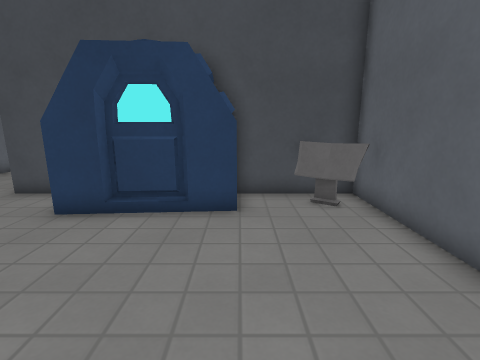
view 1 (above)

17 first-person views from a walk through a 3-D level made in the Godot game engine. The camera is 1.2 m above the floor, tilts 12° down and sees 85° across. The floor is counted in squares, 0.5 m on a side. Each view is taken from the middle of a square. On the plan, view 1 faces up. The plan holds only what a view shows up to about 18 squares ahead; the rest is blank. Surface patterns are stand-ins for the level's own textures.

view 2
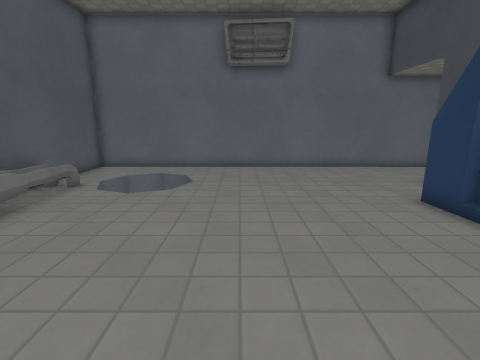

view 3
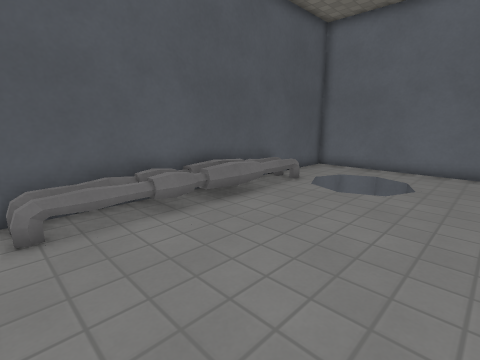

view 4
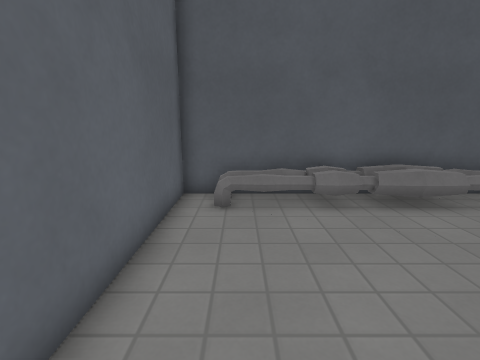

view 5
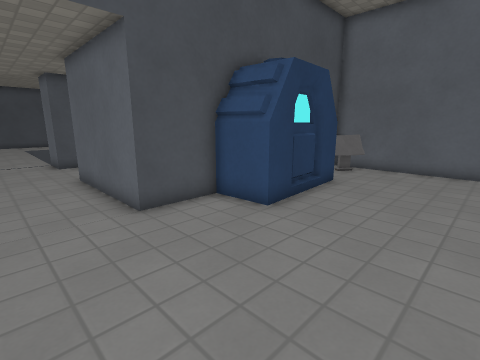

view 6
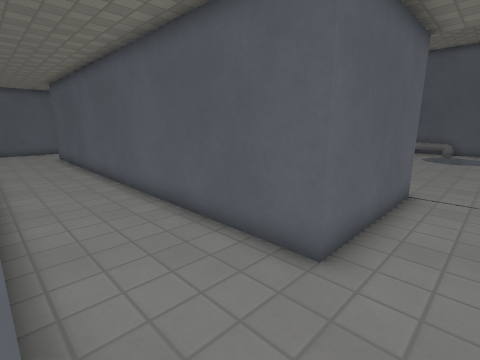

view 7
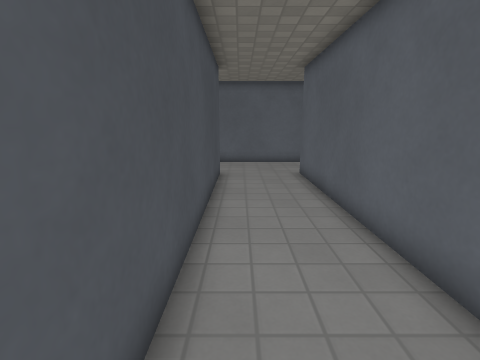

view 8
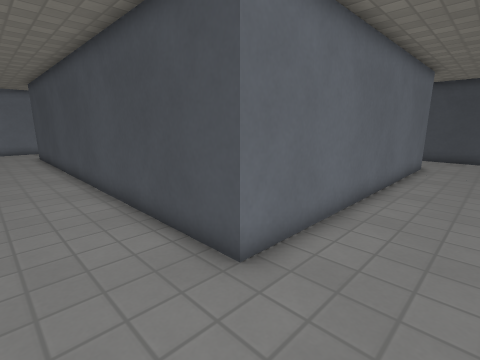

view 9
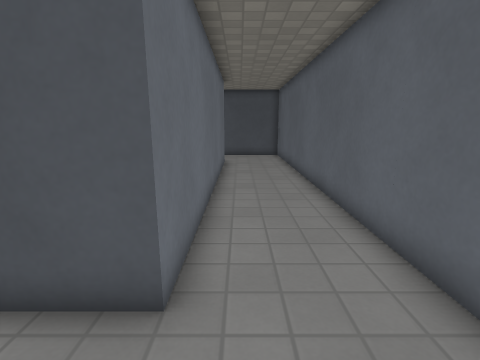

view 10
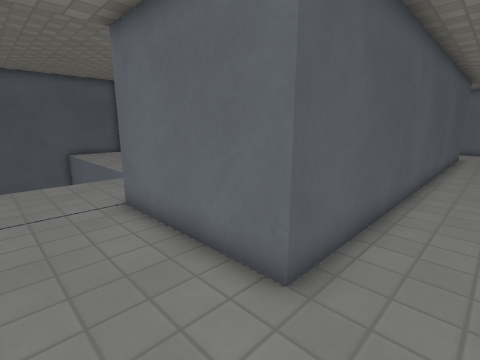

view 11
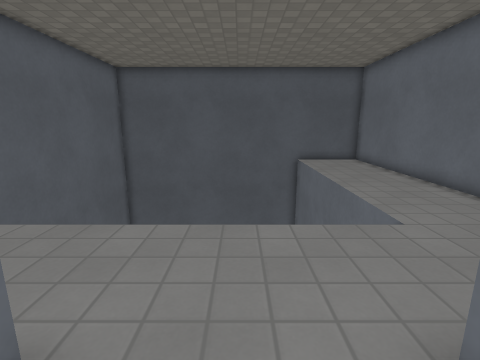

view 12
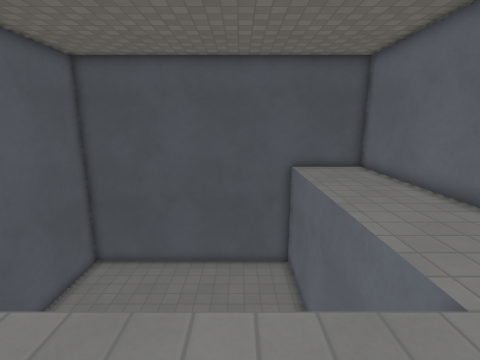

view 13
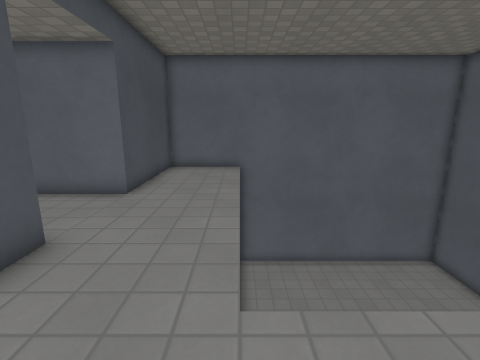

view 14
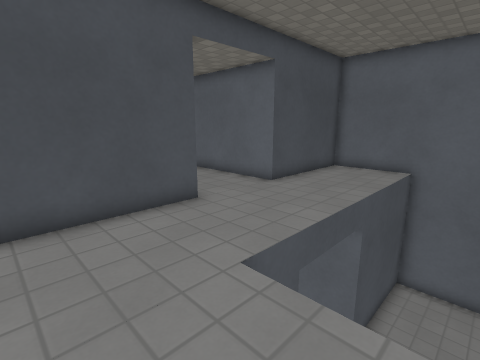

view 15
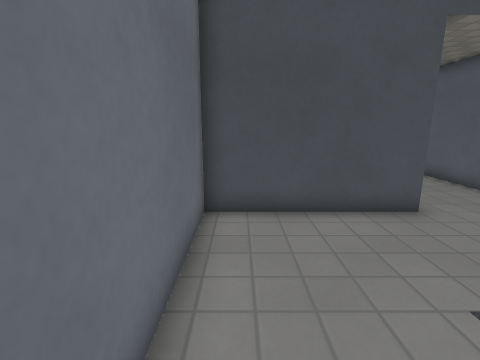

view 16
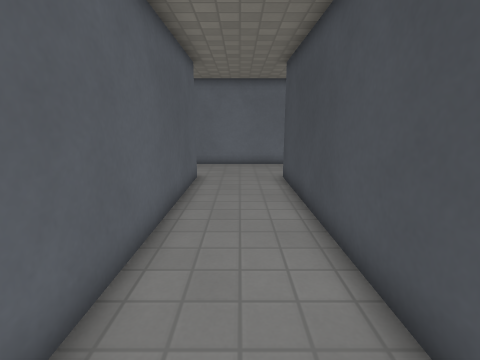

view 17
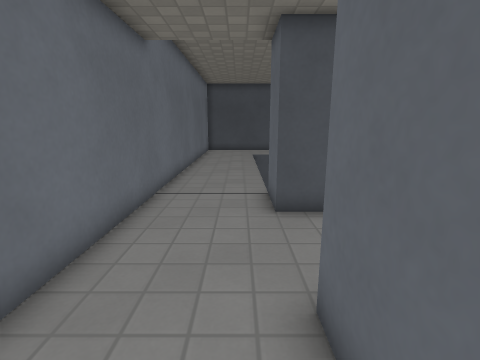

### Floor plan
Key: @ floor where view 1 was taken; # wall or solid block; . floor; ≈ lava the walk keeps out of; v drop or lower ground; G generator; O other object.
Columns run from 12 left of view 1 to 22 right of it. Each row starts with its distance up from view 1.
 37                        ####
 36                         ...
 35                         ...
 34                         ....#
 33                         #...#
 32                         #...#
 31 #                       #...#
 30 #...                    #...#
 29 #...v                   #...#
 28 #...v                   #...#
 27 #...v                   #...#
 26 #...v                   #...#
 25 #...v                   #...#
 24 #...v                   #...#
 23 #...v                   #...#
 22 #...v                   #...#
 21 #...#                   #...#
 20 #...#                   #...#
 19 #...#####################...#
 18 #...........................#
 17 #...........................#
 16 #...........................#
 15 #...#####################...#
 14 #...#                   #...#
 13 #...#                   #...#
 12 #...#                   #...#
 11 #...#                   #...#
 10 #...#                   #...#
  9 #...###G    #############...#######
  8 #......G   G .OO###...............#
  7 #......GGGGGG..O###...............#
  6 #...............# #...............#
  5 #...............# #....vvvvvvvvvvv#
  4 #...............# #...v       vvvv#
  3 #...............# #...v       vvvv#
  2 #...............  #...v       vvvv#
  1 #............. .  #...v       vvvv#
  0 #...........@...# #...v       vvvv#
 -1 #...≈...........# #...v       vvvv#
 -2 #..≈  ..........# #...v       vvvv#
 -3 #.≈   ≈.........# #...vvvvvvvvvvvv#
 -4 #..≈  ..........# #...vvvvvvvvvvvv#
 -5 #...≈...........# #...vvvvvvvvvvvv#
 -6 #........O......# #...vvvvvvvvvvvv#
 -7 ################# #################

Where each view was taken, in squares from view 1:
view 1: 0 up, 0 right, facing up
view 2: 1 up, 3 right, facing left
view 3: 1 up, 3 right, facing down-left
view 4: 2 up, 2 right, facing down
view 5: 2 up, 11 left, facing up-right
view 6: 19 up, 10 left, facing down-right
view 7: 18 up, 1 left, facing right
view 8: 16 up, 15 right, facing up-left
view 9: 16 up, 13 right, facing up
view 10: 17 up, 15 right, facing down-left
view 11: 11 up, 14 right, facing down
view 12: 8 up, 13 right, facing down
view 13: 5 up, 7 right, facing right
view 14: 2 up, 7 right, facing up-right
view 15: 2 up, 7 right, facing up
view 16: 17 up, 4 right, facing left
view 17: 12 up, 9 left, facing up
